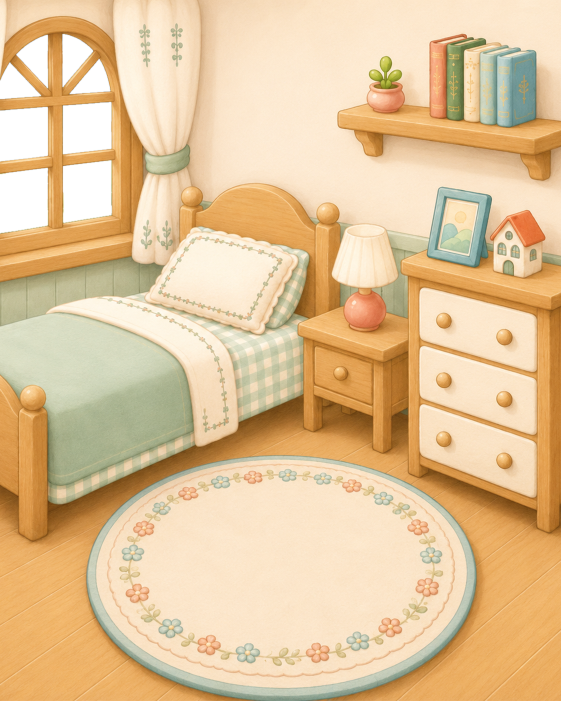
#> input picture assets/scenes/home/home_bg_glassless.png, 1122 x 1402 px, found by its file name (shown at 1/2 size)
$ python gen_lamp_overlay.py
#> lines starting #> are read from the running program, lines starting #| are printed output that depends on the picture; after the words box and inside, x2 and y2 are one past the last pixel; in counts of white or black regions, pixels touching at a corner belong together
# 燈罩發亮 overlay：photometric local edit（不重畫，只提亮原圖燈罩像素）
# 輸出：與底圖同畫布 1122x1402 的透明 PNG，只有燈罩區域有內容。
from PIL import Image, ImageDraw, ImageFilter
import numpy as np

BG = 'assets/scenes/home/home_bg_glassless.png'
OUT = 'assets/scenes/home/home_lamp_lit.png'

im = Image.open(BG).convert('RGB')
W, H = im.size
#> W = 1122; H = 1402
arr = np.asarray(im).astype(np.float32)

# ── 幾何遮罩：燈罩梯形（上緣橢圓 / 下緣外凸）＋ 底座上半微光 ──
# 座標由 lamp_region 裁圖實測（原圖 px）：
#   罩頂緣 y≈447 (x 692..770)，罩底緣 y≈575 (x 664..792)
mask_im = Image.new('L', (W, H), 0)
#> mask_im: PIL image 1122x1402 L; every value is 0
d = ImageDraw.Draw(mask_im)
# 主體梯形（略內縮 1px，邊緣交給羽化）
d.polygon([(693, 452), (769, 452), (791, 572), (665, 572)], fill=255)
# 上緣橢圓（罩口）
d.ellipse((693, 444, 769, 462), fill=255)
# 下緣外凸弧
d.ellipse((665, 560, 791, 586), fill=255)
mask = np.asarray(mask_im.filter(ImageFilter.GaussianBlur(3))).astype(np.float32) / 255.0
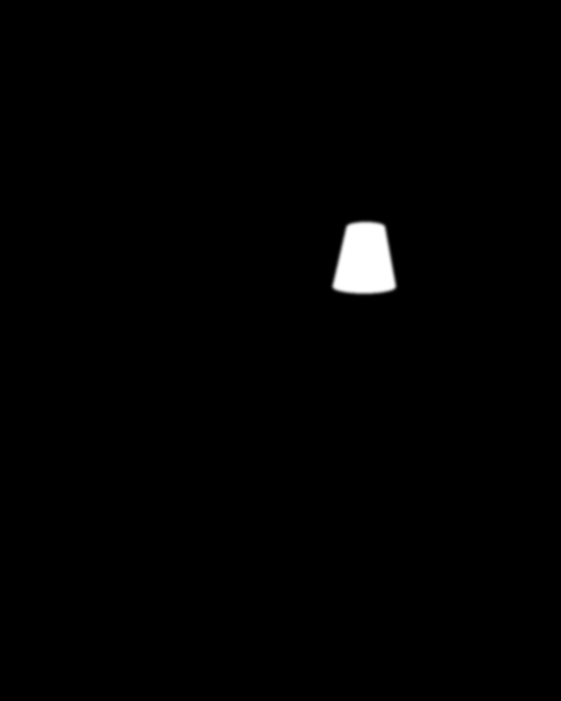
#> mask: shape (1402, 1122) float32 (shown at 1/2 size); min 0, max 1, mean 0.00904

# ── 顏色閘門：只留奶油罩（排除綠牆 G>R 與過暗像素）──
r, g, b = arr[..., 0], arr[..., 1], arr[..., 2]
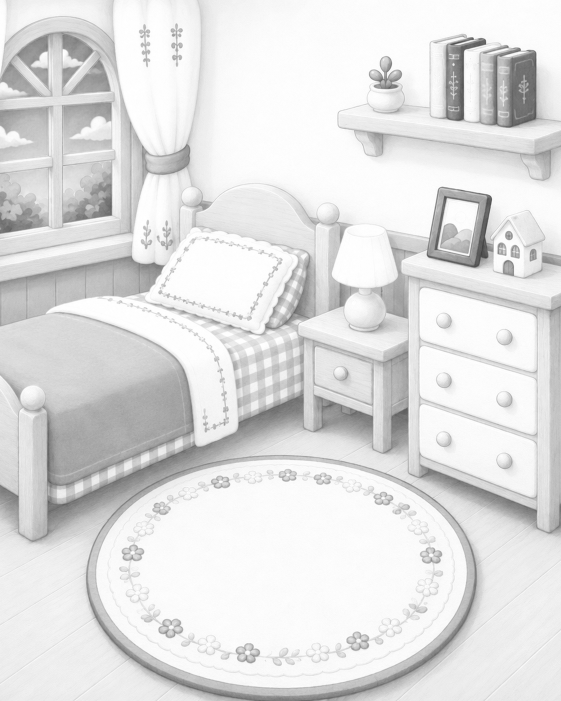
#> r: shape (1402, 1122) float32 (shown at 1/2 size); min 59, max 255, mean 224.1
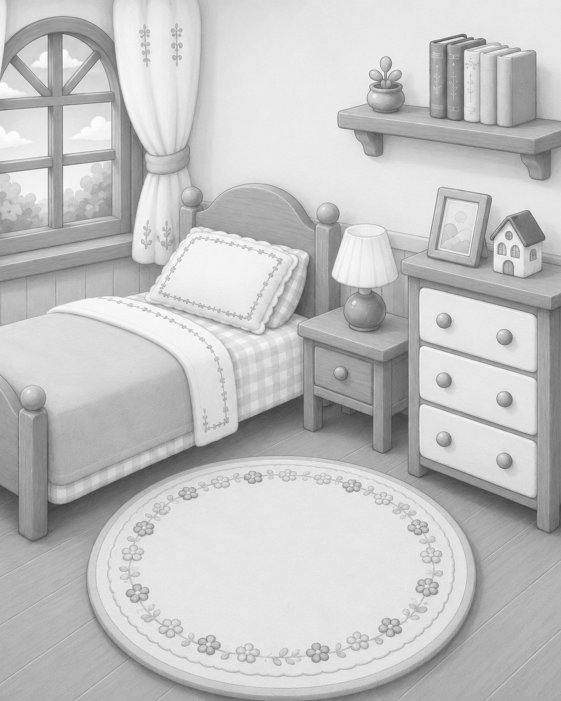
#> g: shape (1402, 1122) float32 (shown at 1/2 size); min 54, max 255, mean 194.7
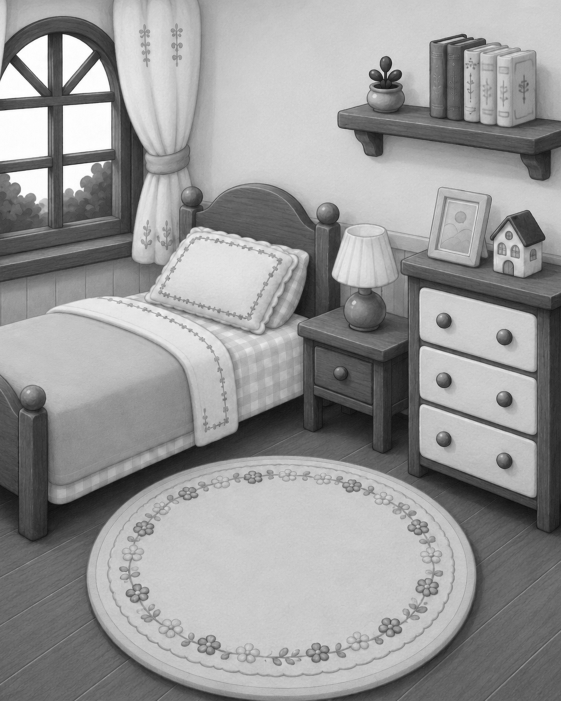
#> b: shape (1402, 1122) float32 (shown at 1/2 size); min 11, max 255, mean 151.8
colorgate = ((r >= g - 4) & (r > 150)).astype(np.float32)
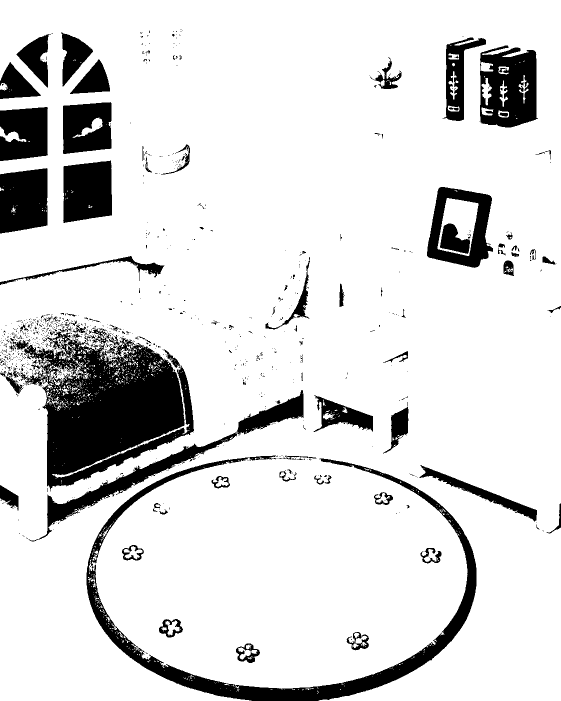
#> colorgate: shape (1402, 1122) float32 (shown at 1/2 size); values 0 (black) and 1 (white), 86% white; 966 black regions (855 under 20 px), largest, box (x1, y1, x2, y2) and area: (41, 653, 388, 983) 60787, (173, 911, 953, 1402) 33663, (959, 91, 1076, 255) 14098
colorgate = np.asarray(
    Image.fromarray((colorgate * 255).astype(np.uint8)).filter(
        ImageFilter.GaussianBlur(2)
    )
).astype(np.float32) / 255.0
alpha = mask * colorgate

# ── 發光強度圖：燈泡在罩內中下 (727, 545)，向外衰減 ──
yy, xx = np.mgrid[0:H, 0:W].astype(np.float32)
dist2 = ((xx - 727) / 55.0) ** 2 + ((yy - 545) / 75.0) ** 2
k = 0.38 + 0.50 * np.exp(-dist2)  # 邊緣 0.38、燈泡處 0.88

# ── 暖色 screen 提亮：out = 255 - (255-c)*(1 - k*L/255) ──
Lwarm = np.array([255.0, 216.0, 148.0])  # 暖黃光
lit = arr.copy()
for c in range(3):
    f = 1.0 - k * (Lwarm[c] / 255.0) * 0.92
    lit[..., c] = 255.0 - (255.0 - arr[..., c]) * f
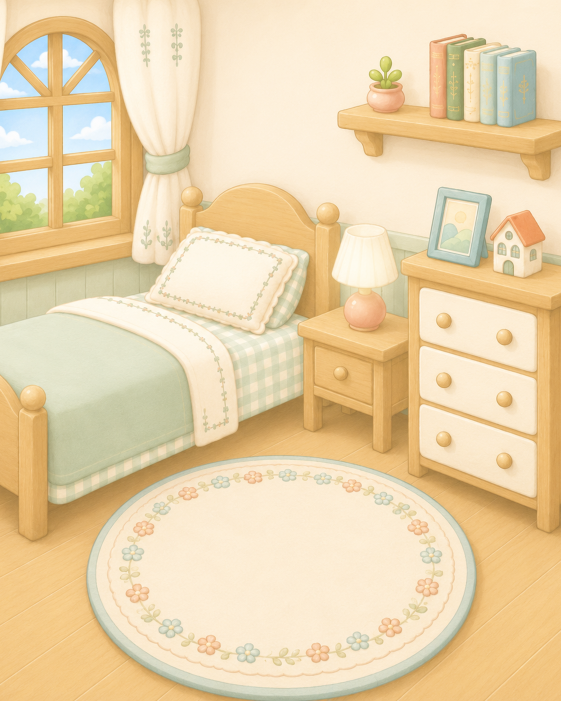
#> lit: shape (1402, 1122, 3) float32 (shown at 1/2 size); mean R, G, B 236.6, 211.5, 172.5
# 輕微整體上抬（燈罩透光感）
lit = np.clip(lit * 1.02 + 6, 0, 255)

# ── 底座上半的反光 rim（很淡）──
rim = Image.new('L', (W, H), 0)
dr = ImageDraw.Draw(rim)
dr.ellipse((695, 585, 760, 618), fill=110)  # 珊瑚球頂面
rim = np.asarray(rim.filter(ImageFilter.GaussianBlur(6))).astype(np.float32) / 255.0
alpha = np.clip(alpha + rim * 0.55, 0, 1)
# rim 區域的提亮弱一點
kfull = np.maximum(k * mask, 0.30 * rim)
for c in range(3):
    f = 1.0 - kfull * (Lwarm[c] / 255.0) * 0.92
    lit[..., c] = 255.0 - (255.0 - arr[..., c]) * f
#> this loop made 3 passes
#> pass 1, `f = 1.0 - kfull * (Lwarm[c] / 255.0) * 0.92`:
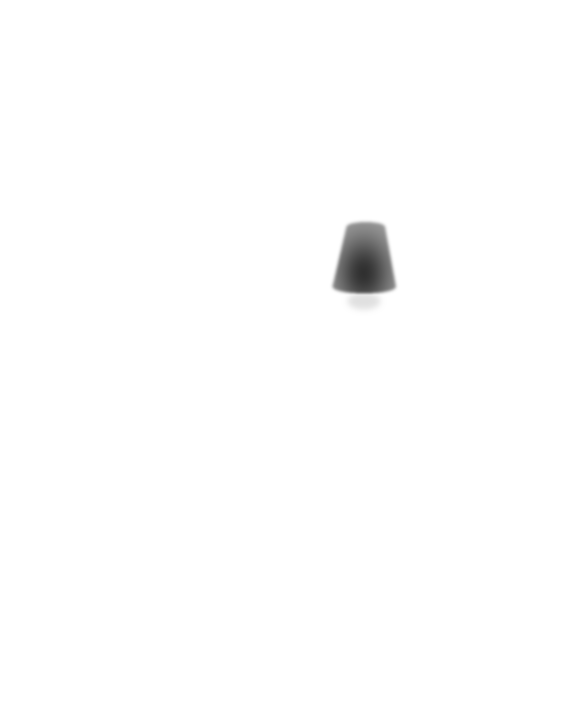
#> f: shape (1402, 1122) float32 (shown at 1/2 size); min 0.19, max 1, mean 0.994
lit = np.clip(lit * 1.02 + 6 * (mask > 0)[..., None], 0, 255)

# 透明區 RGB 歸零：PNG 連 alpha=0 的像素也存 RGB，不歸零檔案會肥 40 倍
lit = lit * (alpha > 0.004)[..., None]

out = np.dstack([lit.astype(np.uint8), (alpha * 255).astype(np.uint8)])
Image.fromarray(out.astype(np.uint8)).save(OUT, optimize=True)

# 邊界檢查：overlay 有內容的 bounding box
ys, xs = np.where(alpha > 0.02)
#> ys = 19371 values from 438 to 626; xs = 19371 values, max 797 at index 14635, min 659 at index 14497, mean 729.1
print('bbox', xs.min(), ys.min(), xs.max(), ys.max(), 'px; canvas', W, H)
#| bbox 659 438 797 626 px; canvas 1122 1402
print('saved ->', OUT)

$ run again, with assets/scenes/home/tumi_room_stage_bg.png copied over assets/scenes/home/home_bg_glassless.png
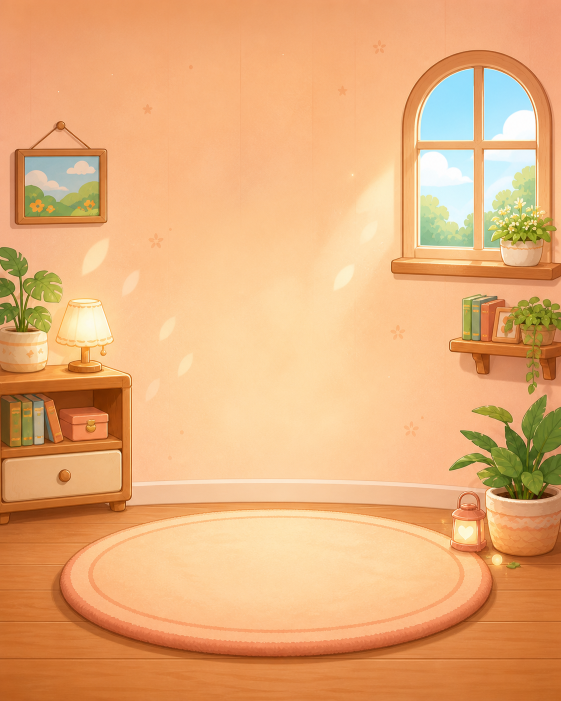
#> input picture assets/scenes/home/tumi_room_stage_bg.png, 1122 x 1402 px, found by its file name (shown at 1/2 size)
#> im is the input picture: PIL image 1122x1402 RGB; mean R, G, B 230.8, 173.4, 120.5
#> mask_im: PIL image 1122x1402 L; every value is 0
#> `colorgate = ((r >= g - 4) & (r > 150)).astype(np.float32)`:
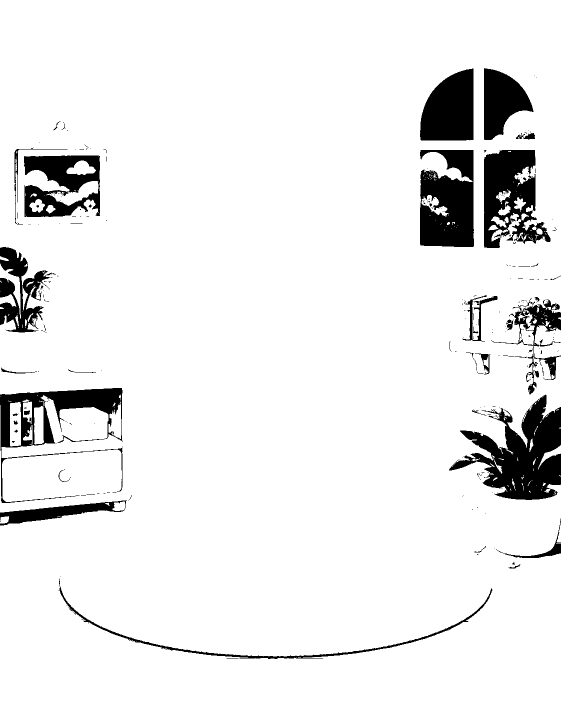
#> colorgate: shape (1402, 1122) float32 (shown at 1/2 size); values 0 (black) and 1 (white), 91.9% white; 280 black regions (232 under 20 px), largest, box (x1, y1, x2, y2) and area: (898, 789, 1122, 1000) 22777, (840, 300, 948, 494) 16725, (968, 300, 1101, 496) 15294
#> after the loop `for c in range(3):`:
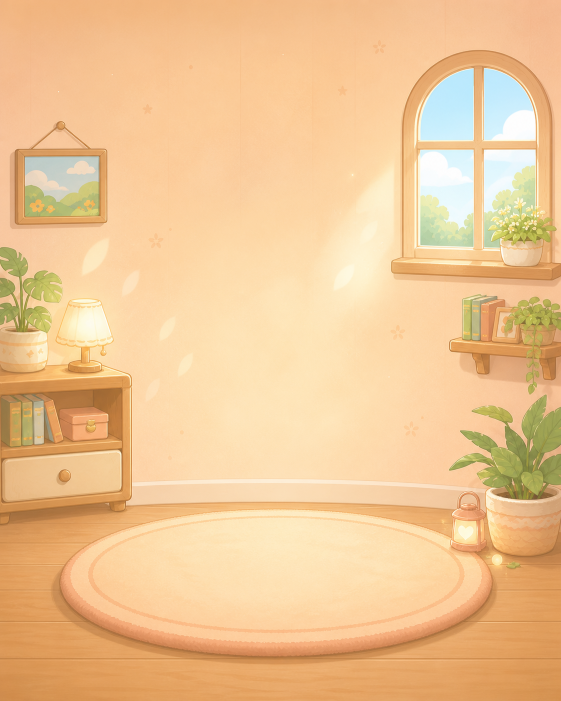
#> lit: shape (1402, 1122, 3) float32 (shown at 1/2 size); mean R, G, B 240.1, 197.6, 148.1
#> ys = 19391 values from 438 to 626; xs = 19391 values, max 797 at index 14636, min 659 at index 14498, mean 729.1
#| bbox 659 438 797 626 px; canvas 1122 1402
